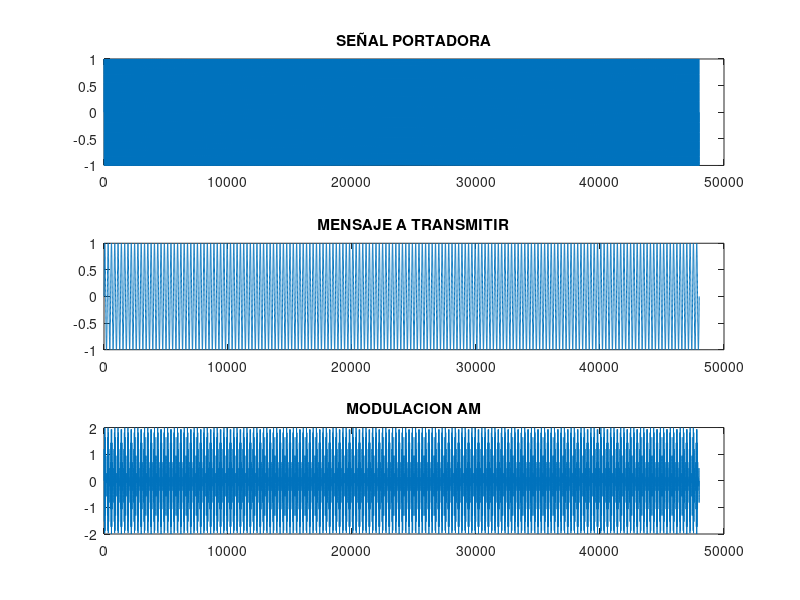
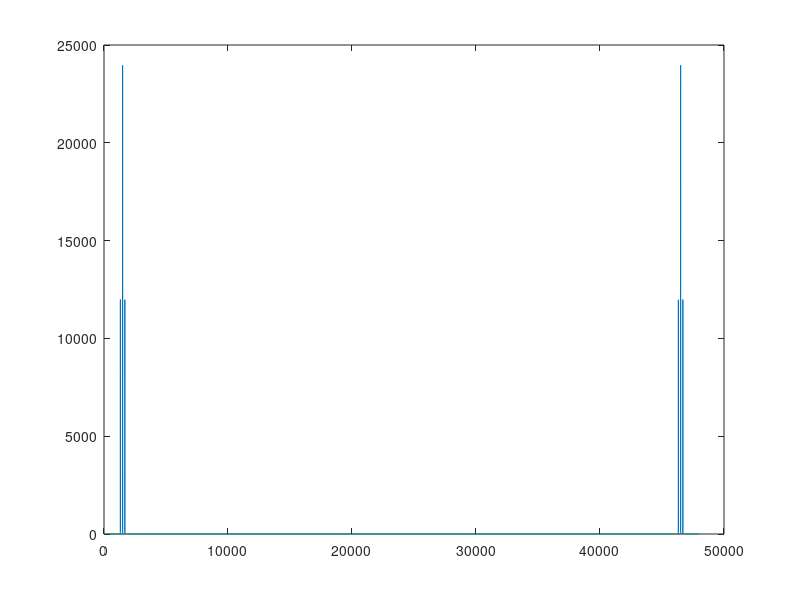
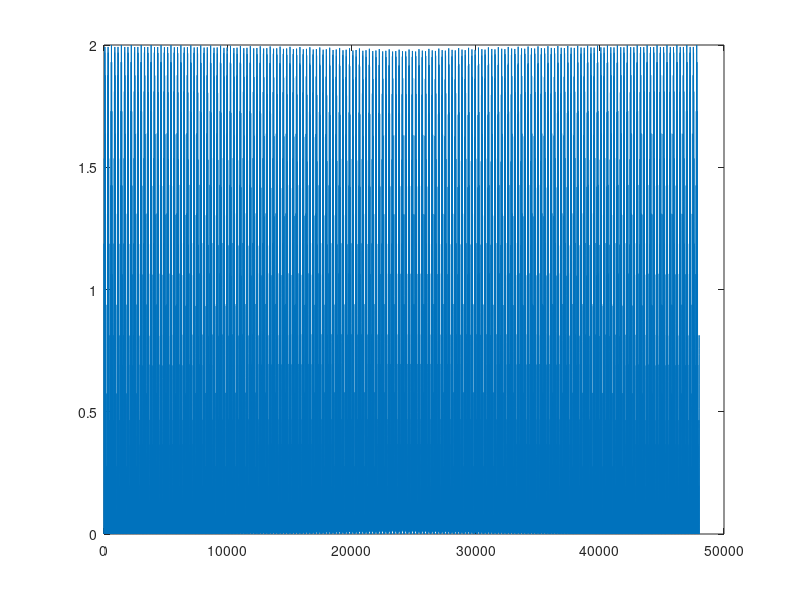
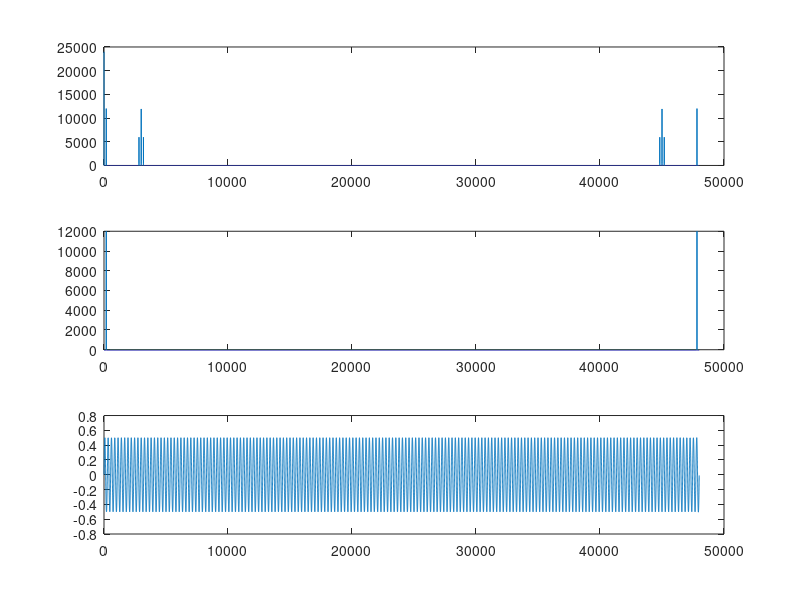

Reproduce these figures in MATLAB, in order.
%DEMODULACION DE AMPLITUD

clear;
close all;
clc; 

%Portadora(frecuencias alta)
%mensaje(?espefica)

Fp=1500; %Frecuencia portadora(mas alta)
Fm = 180; %Frecuencia del mensaje(mas baja)
Ap = 1; %Amplitud portadora
Am = 1; %Amplitud mensaje 
Ts = 1/(32*Fp); %Periodo
Fs = 1/Ts; %Frecuencia de muestreo 
t=linspace(0,1,Fs); %Vector espaciado linealmente 

%Creamos cada una de las señales
Pt=Ap*sin(2*pi*Fp*t);
Mt=Am*sin(2*pi*Fm*t);

%Creamos la modulacion 
AM = (Mt+Ap).*Pt;

figure(1);
subplot (3,1,1), plot(Pt); title("SEÑAL PORTADORA");
subplot (3,1,2), plot(Mt); title("MENSAJE A TRANSMITIR");
subplot (3,1,3), plot(AM); title("MODULACION AM");


AMT = fft(AM);
figure(2);
plot(abs(AMT));

%Demodulacion
filtrada = Pt.*AM; %Se desprende de la señal portadora
figure(3);
plot(filtrada);

f_fil = fft(filtrada);
figure(4);
subplot(3,1,1), plot(abs(f_fil));

f_fil(1)=0;
f_fil(200:length(f_fil)-200)=0;
subplot(3,1,2), plot(abs(f_fil));

%Transformada inversa de fourier
original = real(ifft(f_fil));
subplot(3,1,3), plot(original);
